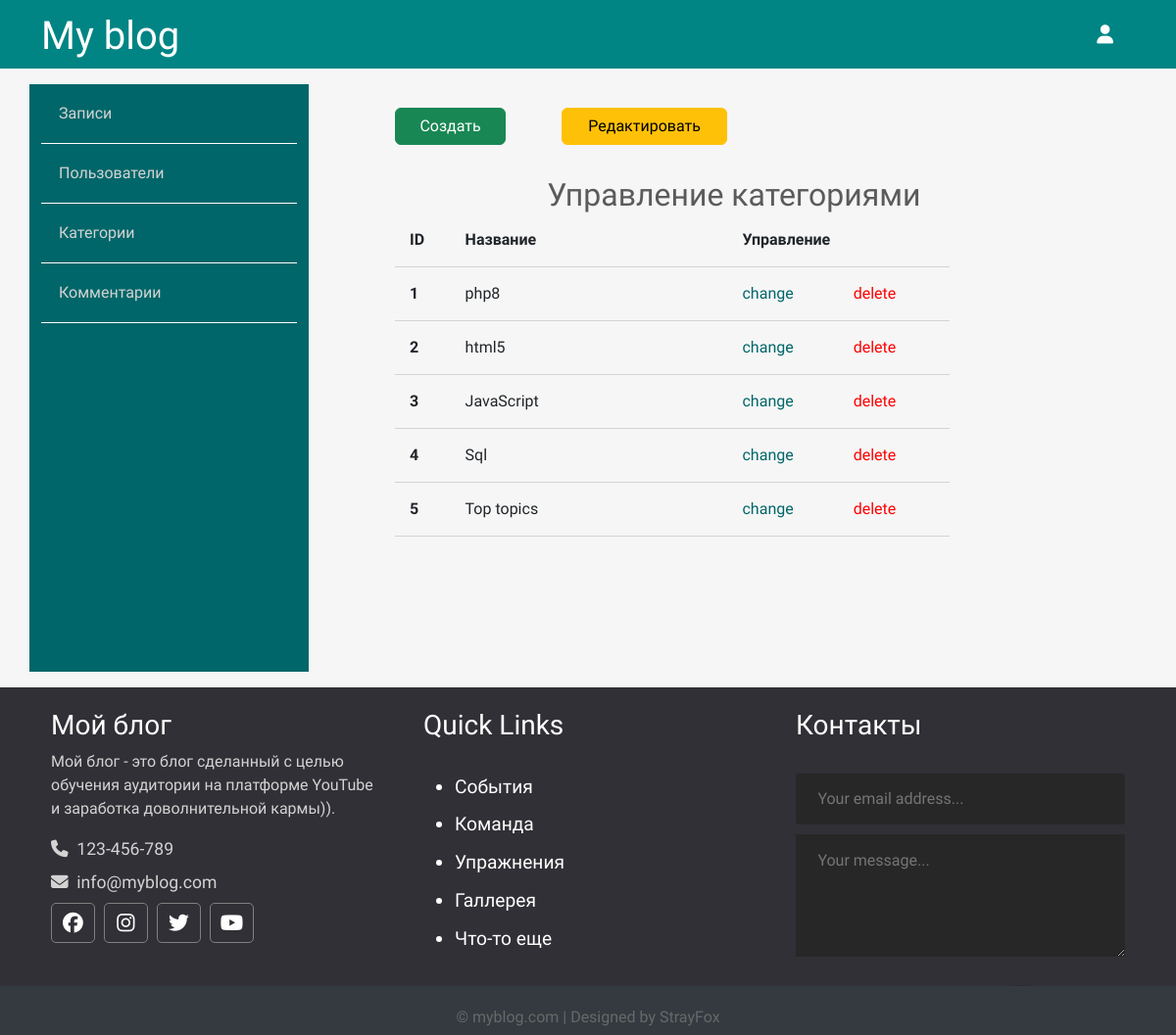
The app's page /admin/topics/index.php with its own data.
### tables this page shows
CREATE TABLE `topics` (
  `id` int(12) NOT NULL,
  `name` varchar(128) NOT NULL,
  `description` text NOT NULL
);

### app/database/db.php (called while the page is built, shortened)
<?php
require('connect.php');
function dbCheckError($query){
  $errInfo = $query->errorInfo();
  return true;
}
function selectAll($table, $params = []){
  global $dbh;
  $sql = "SELECT * FROM $table";
  $query = $dbh->prepare($sql);
  $query->execute();
  return $query->fetchAll();
}

### app/controllers/topics.php (called while the page is built, shortened)
<?php
    include(SITE_ROOT . "/app/database/db.php");
    $topics = selectAll('topics');

### admin/topics/index.php (the view, shortened to what this page needs)
<?php
  include("../../app/controllers/topics.php");
?>
<!doctype html>
<html lang="en">
  <head>
    <link href="https://cdn.jsdelivr.net/npm/bootstrap@5.2.3/dist/css/bootstrap.min.css" rel="stylesheet">
    <link rel="stylesheet" href="../../assets/css/admin.css">
  </head>
  <body>
    <?php include("../../app/include/header-admin.php"); ?>
    <div class="container">
      <div class="row">
        <?php include("../../app/include/sidebar-admin.php"); ?>
        <div class="posts col-9">
          <div class="button row">
              <a href="<?php echo BASE_URL . "/admin/topics/create.php"; ?>" class="col-2 btn btn-success">Создать</a>
              <span class="col-1"></span>
              <a href="<?php echo BASE_URL . "/admin/topics/index.php"; ?>" class="col-3 btn btn-warning">Редактировать</a>
            </div>
          <div class="row title-table">
            <h2>Управление категориями</h2>
            <div class="col-1">ID</div>
            <div class="col-5">Название</div>
            <div class="col-4">Управление</div>
          </div>
          <?php foreach ($topics as $key => $topic): ?>
          <div class="row post">
            <div class="id col-1"><?=$key + 1;?></div>
            <div class="title col-5"><?=$topic['name'];?></div>
            <div class="red col-2"><a href="edit.php?id=<?=$topic['id'];?>">change</a></div>
            <div class="del col-2"><a href="edit.php?del_id=<?=$topic['id'];?>">delete</a></div>
          </div>
          <?php endforeach; ?>
        </div>
      </div>
    </div>
    <?php include("../../app/include/footer.php"); ?>
  </body>
</html>

### assets/css/admin.css (style rules this page uses)
* { font-family: 'Comfortaa', cursive; }
html, h1, h2, h3, h4, h5, h6 { color: #5c5b5b; }
body { background-color: #f6f6f6; }
a { text-decoration: none; color: inherit; }
.posts { height: 100%; padding: 40px 100px 100px; overflow-y: scroll; }
.posts h2 { text-align: center; margin: 2rem 0 0 0.4rem; }
.posts .title-table div { padding: 15px; text-align: left; border-bottom: 1px solid #d3d3d3; font-weight: 700; }
.posts .post div { padding: 15px; text-align: left; border-bottom: 1px solid #d3d3d3; }
.posts .post .red { color: #006669; }
.posts .post .del { color: red; }
.posts .post .id { font-weight: bold; }

### records on screen
topics: name "php8"
topics: name "html5"
topics: name "JavaScript"
topics: name "Sql"
topics: name "Top topics"
